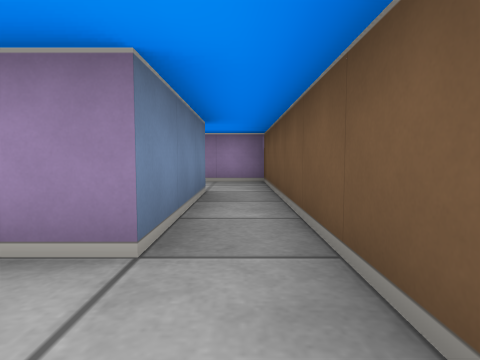
[1] (above)

16 first-person views from a walk through a cub3D level. The camera is about half as high as the walls, tilts 4° down and sees 75° across. The floor is counted in squares. Each view is taken from the middle of a square. On the plan, view 1 faces up. The plan holds only what a view shows up to about 9 squares ahead; the rest is blank.

[2]
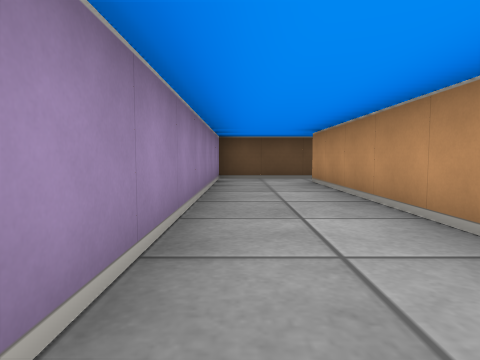

[3]
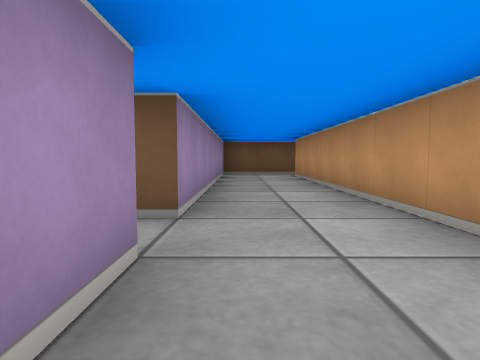

[4]
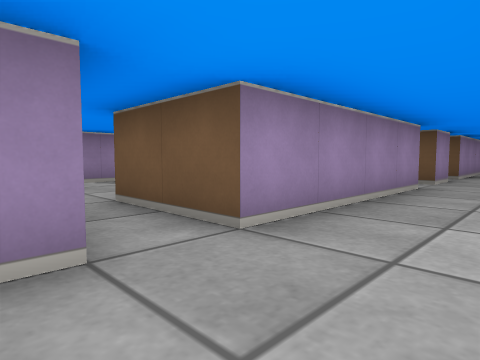

[5]
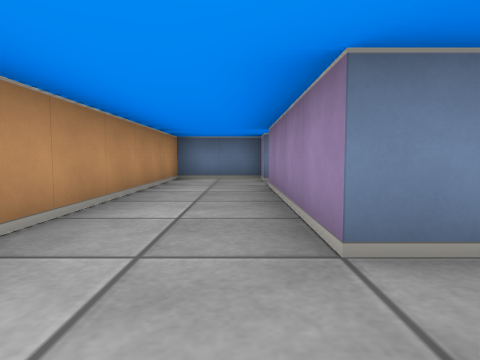

[6]
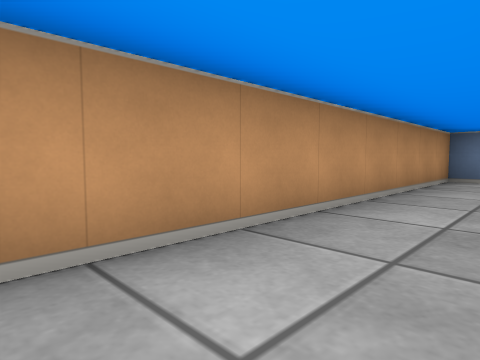

[7]
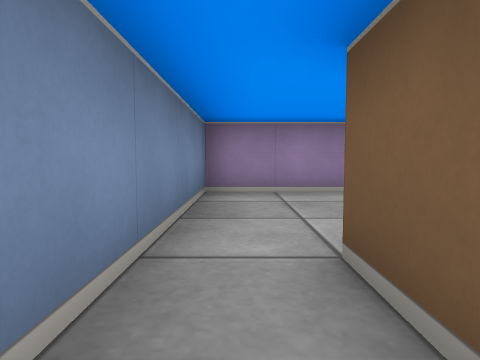

[8]
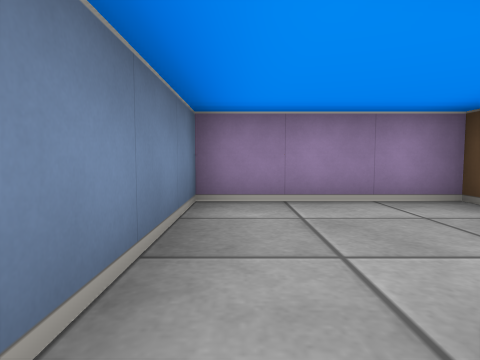

[9]
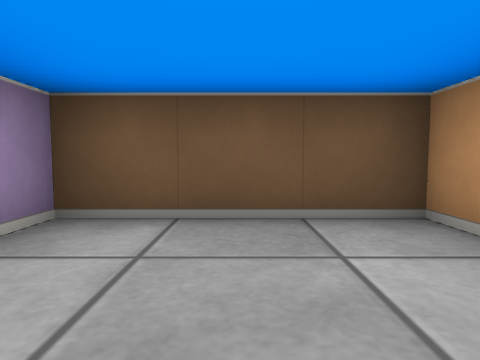

[10]
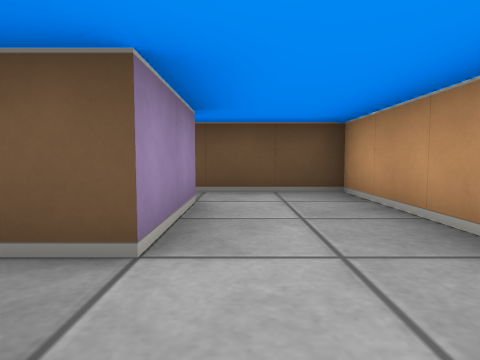

[11]
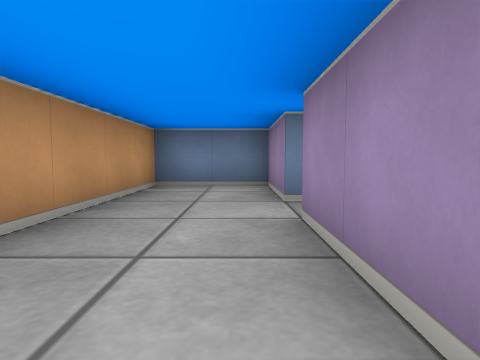

[12]
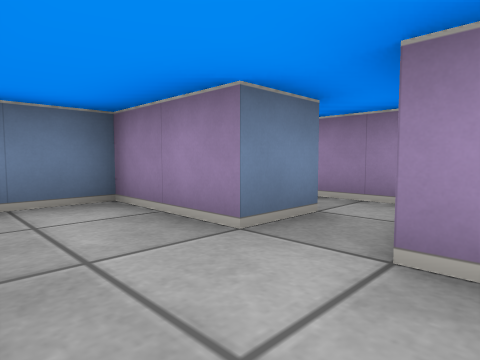

[13]
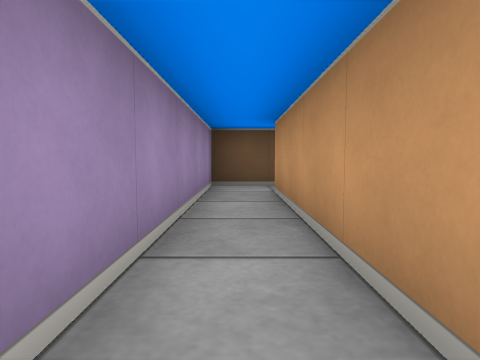

[14]
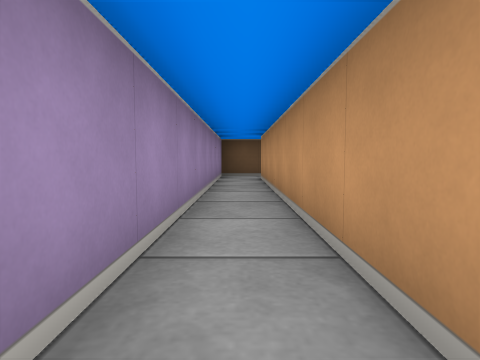

[15]
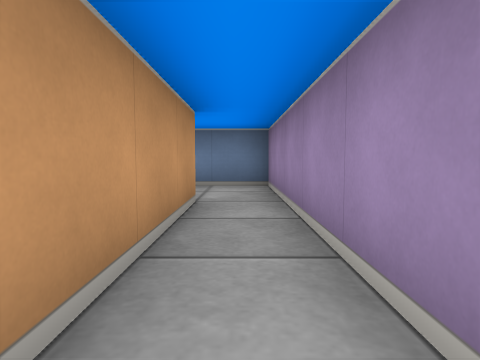

[16]
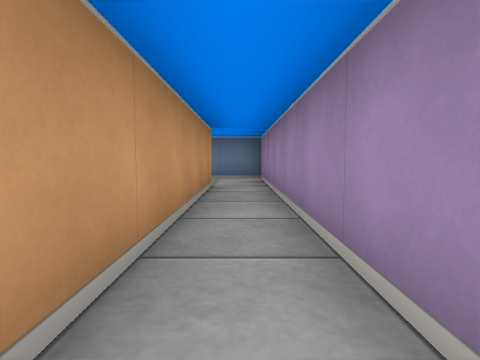

### Floor plan
Points are (right, up) in squares from view 1. A wall is a line through its corners. A room is listed if a view was taken in it or the views show most of it. See-through windows are left out.
Room 1 (views 1, 2, 11, 12)
walls: (-7.5, 4.5) (-0.5, 4.5) (-0.5, 1.5) (-2.5, 1.5); (-2.5, -0.5) (0.5, -0.5) (0.5, 6.5) (-6.5, 6.5)
ways out: opening at (-8, 5.5) to room 2; opening at (-1.5, 0.5) to room 4; opening at (-7, 7.5)
Room 2 (views 3, 4, 5, 6)
walls: (-14.5, 6.5) (-15.5, 6.5) (-15.5, 4.5) (-7.5, 4.5); (-9.5, 6.5) (-13.5, 6.5); (-7.4, 6.5) (-8.5, 6.5)
ways out: opening at (-8, 5.5) to room 1; opening at (-14, 7.5) to room 3; opening at (-9, 7)
Room 3 (views 7, 8, 9)
walls: (-12.1, 8.5) (-11.5, 8.5) (-11.5, 11.5) (-14.5, 11.5) (-14.5, 6.5); (-13.5, 6.5) (-13.5, 8.5)
ways out: opening at (-14, 7.5) to room 2
Room 4 (view 10)
walls: (-3.5, 1.5) (-5.5, 1.5) (-5.5, -0.5) (-2.5, -0.5)
ways out: opening at (-1.5, 0.5) to room 1; opening at (-3, 2) to room 5
Room 5 (views 13, 14, 15, 16)
walls: (-11.5, 2.5) (-3.5, 2.5) (-3.5, 1.5); (-2.5, 1.5) (-2.5, 3.5) (-13.5, 3.5) (-13.5, 2.1)
ways out: opening at (-3, 2) to room 4; opening at (-12.5, 1.5)

Positions as (right, up) in squares from view 1, and headings:
1: (0, 0), facing up
2: (-7, 6), facing right
3: (-9, 6), facing right
4: (-15, 5), facing up-right
5: (-8, 6), facing left
6: (-8, 6), facing down-left
7: (-14, 7), facing up
8: (-14, 8), facing up
9: (-14, 10), facing right
10: (-4, 1), facing right
11: (0, 1), facing left
12: (-2, 0), facing up-left
13: (-8, 3), facing right
14: (-11, 3), facing right
15: (-8, 3), facing left
16: (-6, 3), facing left
